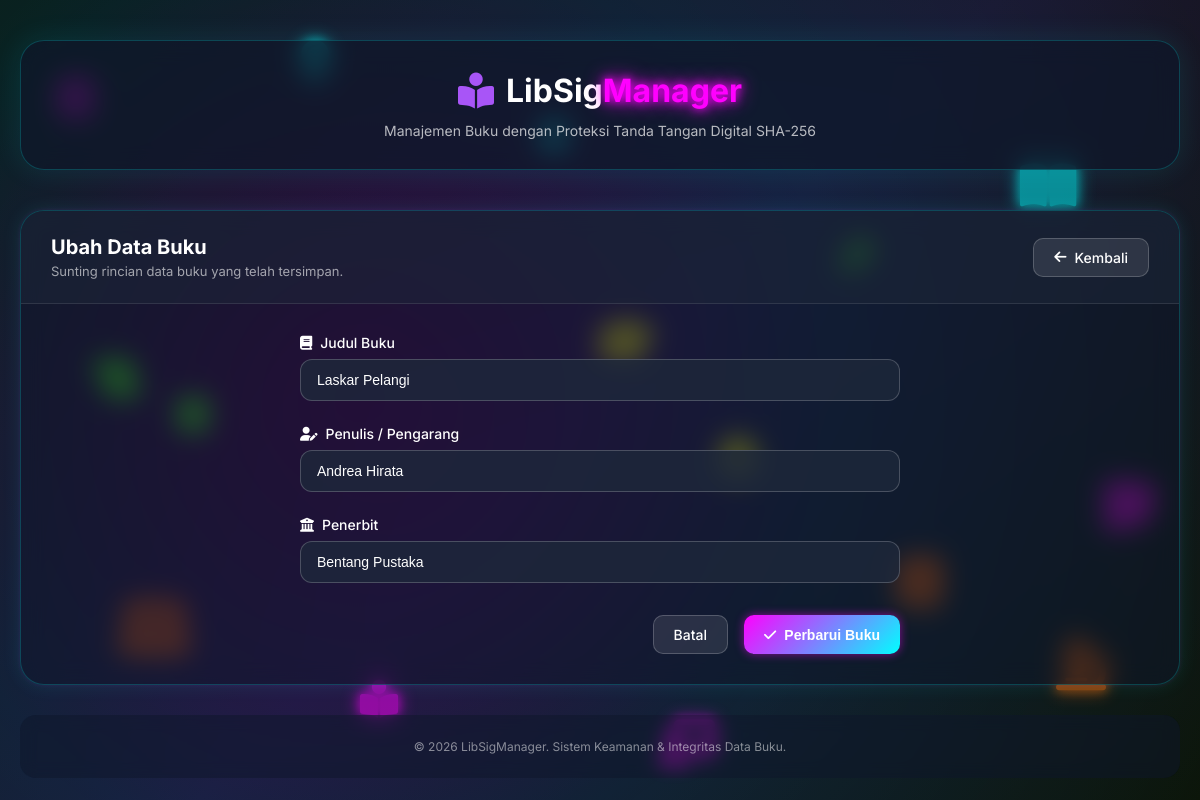
Page /edit/67bad621-4127-4c35-855e-faa4ec3630bc on the committed database.
### tables this page shows
CREATE TABLE books (
            id TEXT PRIMARY KEY,
            judul TEXT NOT NULL,
            penulis TEXT NOT NULL,
            penerbit TEXT NOT NULL
        );

### app.py (the view, shortened to what this page needs)
@app.route('/edit/<book_id>', methods=['GET', 'POST'])
def edit_book(book_id):
    conn = get_db()
    book = conn.execute('SELECT * FROM books WHERE id = ?', (book_id,)).fetchone()
    conn.close()
    if not book:
        flash('Buku tidak ditemukan!', 'danger')
        return redirect(url_for('index'))
    return render_template('edit.html', book=book)

### app.py (called while the page is built)
def get_db():
    conn = sqlite3.connect(DATABASE)
    conn.row_factory = sqlite3.Row
    return conn

### templates/edit.html
﻿{% extends 'base.html' %}
{% block content %}
<div class="card form-card">
    <div class="card-header">
        <div class="header-left">
            <h2>Ubah Data Buku</h2>
            <p class="header-desc">Sunting rincian data buku yang telah tersimpan.</p>
        </div>
        <a href="{{ url_for('index') }}" class="btn btn-outline">
            <i class="fa-solid fa-arrow-left"></i> Kembali
        </a>
    </div>
    <div class="card-body">
        <form action="{{ url_for('edit_book', book_id=book.id) }}" method="POST" class="modern-form">
            <div class="form-group">
                <label for="judul"><i class="fa-solid fa-book"></i> Judul Buku</label>
                <input type="text" id="judul" name="judul" value="{{ book.judul }}" required placeholder="Masukkan judul lengkap buku..." autocomplete="off">
            </div>
            <div class="form-group">
                <label for="penulis"><i class="fa-solid fa-user-pen"></i> Penulis / Pengarang</label>
                <input type="text" id="penulis" name="penulis" value="{{ book.penulis }}" required placeholder="Masukkan nama penulis..." autocomplete="off">
            </div>
            <div class="form-group">
                <label for="penerbit"><i class="fa-solid fa-building-columns"></i> Penerbit</label>
                <input type="text" id="penerbit" name="penerbit" value="{{ book.penerbit }}" required placeholder="Masukkan nama penerbit..." autocomplete="off">
            </div>
            <div class="form-actions">
                <a href="{{ url_for('index') }}" class="btn btn-outline">Batal</a>
                <button type="submit" class="btn btn-primary">
                    <i class="fa-solid fa-check"></i> Perbarui Buku
                </button>
            </div>
        </form>
    </div>
</div>
{% endblock %}

### static/css/style.css (style rules this page uses)
body { font-family: 'Inter', sans-serif; background: linear-gradient(135deg, #0f172a 0%, #1e293b 50%, #0f172a 100%); min-height: 100vh; position: relative; overflow-x: hidden; }
body::before { content: ''; position: fixed; top: 0; left: 0; width: 100%; height: 100%; background: radial-gradient(circle at 20% 50%, rgba(99, 102, 241, 0.2) 0%, rgba(139, 92, 246, 0.08) 50%, transparent 80%); z-index: 0; pointer-events: none; animation: gradientShift 15s infinite alternate; }
.card { background: rgba(15, 23, 42, 0.5); backdrop-filter: blur(12px); border-radius: 24px; overflow: hidden; margin-bottom: 30px; border: 1px solid rgba(255, 255, 255, 0.1); box-shadow: 0 20px 40px rgba(0, 0, 0, 0.2); }
.card-header { display: flex; justify-content: space-between; align-items: center; padding: 24px 30px; background: rgba(30, 41, 59, 0.5); border-bottom: 1px solid rgba(255, 255, 255, 0.1); flex-wrap: wrap; gap: 16px; }
.header-left h2 { font-size: 20px; color: white; margin-bottom: 4px; }
.header-desc { font-size: 13px; color: rgba(255, 255, 255, 0.6); }
.btn { display: inline-flex; align-items: center; gap: 8px; padding: 10px 20px; border-radius: 10px; font-weight: 500; font-size: 14px; cursor: pointer; transition: all 0.2s; text-decoration: none; border: none; }
.btn-primary { background: #a855f7; color: white; }
.btn-outline { background: rgba(255, 255, 255, 0.1); border: 1px solid rgba(255, 255, 255, 0.2); color: white; }
.card-body { padding: 30px; }
.modern-form { max-width: 600px; margin: 0 auto; }
.form-group { margin-bottom: 24px; }
.form-group label { display: flex; align-items: center; gap: 8px; margin-bottom: 8px; font-weight: 500; color: white; font-size: 14px; }
.form-group input { width: 100%; padding: 12px 16px; background: rgba(30, 41, 59, 0.8); border: 1px solid rgba(255, 255, 255, 0.2); border-radius: 12px; font-size: 14px; transition: all 0.2s; color: white; }
.form-group input::placeholder { color: rgba(255, 255, 255, 0.4); }
.form-actions { display: flex; gap: 16px; justify-content: flex-end; margin-top: 32px; }
body { background: linear-gradient(135deg, #0a0a0a 0%, #1a0a2e 50%, #0a0a0a 100%) !important; }
body::before { content: ''; position: fixed; top: 0; left: 0; width: 100%; height: 100%; background: radial-gradient(circle at 30% 50%, rgba(255, 0, 255, 0.15) 0%, rgba(0, 255, 255, 0.1) 50%, rgba(57, 255, 20, 0.05) 100%); z-index: 0; pointer-events: none; animation: neonGradient 8s infinite alternate; }
.card { border: 1px solid rgba(0, 255, 255, 0.2) !important; box-shadow: 0 0 20px rgba(0, 255, 255, 0.1), 0 0 5px rgba(255, 0, 255, 0.1) !important; }
.btn-primary { background: linear-gradient(135deg, #ff00ff, #00ffff) !important; color: white !important; font-weight: bold !important; box-shadow: 0 0 10px rgba(255, 0, 255, 0.5) !important; }

### rows in the picture
books: judul "Laskar Pelangi", penulis "Andrea Hirata", penerbit "Bentang Pustaka"
